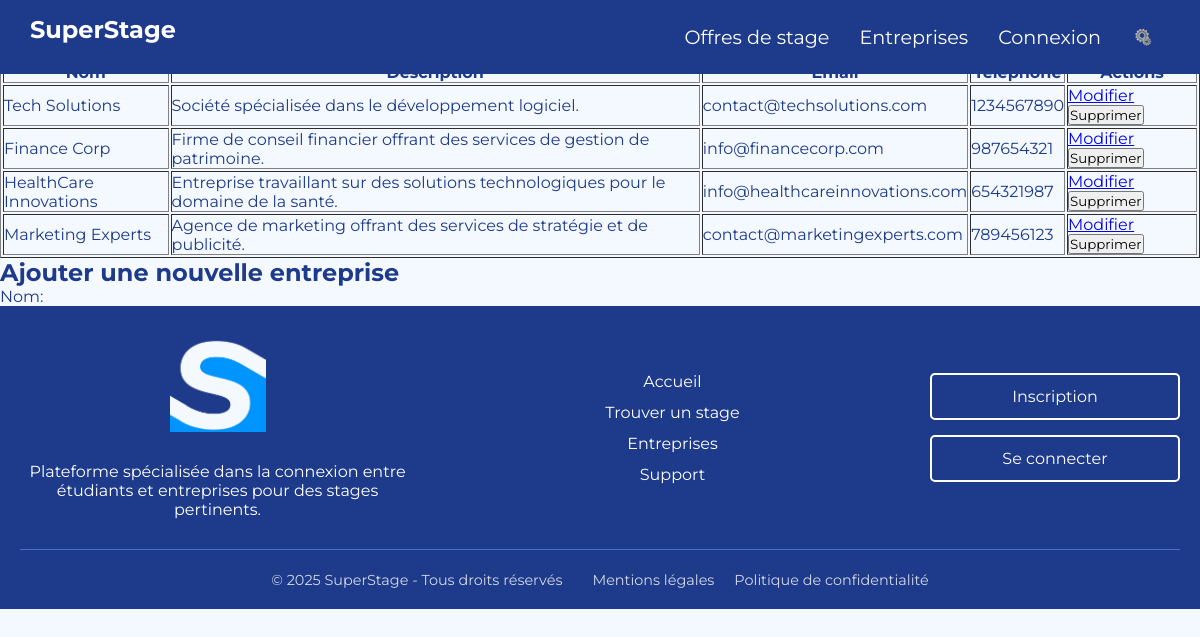
The app's page /app/views/entreprises.php with its own data.
### tables this page shows
CREATE TABLE Entreprise(
   IDE INT AUTO_INCREMENT,
   NomE VARCHAR(50),
   descr VARCHAR(1000),
   MailE VARCHAR(50),
   TelE INT,
   Site VARCHAR(200),
   Moyenne DECIMAL(3,2),
   N_siret VARCHAR(14) NOT NULL,
   IdSec INT NOT NULL,
   ID_adresse INT NOT NULL,
   PRIMARY KEY(IDE),
   FOREIGN KEY(IdSec) REFERENCES Secteur_activite(IdSec),
   FOREIGN KEY(ID_adresse) REFERENCES adresse(ID_adresse)
);

### app/controllers/EntrepriseController.php (called while the page is built, shortened)
<?php
class EntrepriseController
{
    private $model;
    public function __construct(EntrepriseModel $model)
    {
        $this->model = $model;
    }
    public function liste()
    {
        return $this->model->getAllEntreprises();
    }
}

### app/models/EntrepriseModel.php (called while the page is built, shortened)
<?php
class EntrepriseModel
{
    private $pdo;
    public function __construct($pdo)
    {
        $this->pdo = $pdo;
    }
    public function getAllEntreprises()
    {
        $query = "SELECT * FROM Entreprise";
        $stmt = $this->pdo->prepare($query);
        $stmt->execute();
        return $stmt->fetchAll(PDO::FETCH_ASSOC);
    }
}

### app/views/entreprises.php (the view, shortened to what this page needs)
<head>
    <link rel="stylesheet" href="/public/assets/css/styles.css">
    <link rel="stylesheet" href="/public/assets/css/navbar.css">
    <link rel="stylesheet" href="/public/assets/css/footer.css">
</head>
<?php include __DIR__ . "/layout/header.php";
require_once __DIR__ . '/../../config/config.php';
require_once __DIR__ . '/../../app/models/EntrepriseModel.php';
require_once __DIR__ . '/../../app/controllers/EntrepriseController.php';
global $pdo;
$controller = new EntrepriseController(new EntrepriseModel($pdo));
?>
<!DOCTYPE html>
<html lang="fr">
<head>
</head>
<body>
<h1>Gestion des Entreprises</h1>
<form action="entreprises.php" method="GET">
    <button type="submit">Rechercher</button>
</form>
<table border="1">
    <thead>
    <tr>
        <th>Nom</th>
        <th>Description</th>
        <th>Email</th>
        <th>Téléphone</th>
        <th>Actions</th>
    </tr>
    </thead>
    <tbody>
    <?php
    $entreprises = $controller->liste();
    foreach ($entreprises as $entreprise) {
        echo '<tr>';
        echo '<td>' . htmlspecialchars($entreprise['NomE']) . '</td>';
        echo '<td>' . htmlspecialchars($entreprise['descr']) . '</td>';
        echo '<td>' . htmlspecialchars($entreprise['MailE']) . '</td>';
        echo '<td>' . htmlspecialchars($entreprise['TelE']) . '</td>';
        echo '<td>
                    <a href="entreprises.php?action=modifier&id=' . $entreprise['IDE'] . '">Modifier</a>
                    <form action="entreprises.php" method="POST" style="display:inline;">
                        <input type="hidden" name="action" value="supprimer">
                        <input type="hidden" name="id" value="' . $entreprise['IDE'] . '">
                        <button type="submit">Supprimer</button>
                    </form>
                </td>';
        echo '</tr>';
    }
    ?>
    </tbody>
</table>
<h2>Ajouter une nouvelle entreprise</h2>
<form action="entreprises.php" method="POST">
    <label for="nom">Nom:</label>
<?php include __DIR__ . "/layout/footer.php"; ?>

### app/views/layout/header.php (shortened to what this page needs)
<!DOCTYPE html>
<html lang="fr">
<head>
</head>
<body>
<header>
    <nav class="navbar">
            <div class="logo"><a href="/SuperStage/public/index.php">SuperStage</a></div>
        <ul class="nav-links">
            <li><a href="/SuperStage/app/views/offres.php">Offres de stage</a></li>
            <li><a href="/SuperStage/app/views/entreprises.php">Entreprises</a></li>
            <li class="login-wrapper">
                <a href="#" class="login-trigger">Connexion</a>
            </li>
            <li class="settings-wrapper">
                <a href="#" class="settings-trigger">
                    <img src="/public/assets/img/icons/param.png" alt="Paramètres" class="settings-icon">
                </a>
            </li>
        </ul>
    </nav>
</header>

### app/views/layout/footer.php
<?php
$company_name = "SuperStage";
$current_year = date('Y');
$home_url = "/SuperStage/public/index.php";
$logo_path = "/icons/favicon-96x96.png";
$legal_links = [
    '/mentions-legales' => 'Mentions légales',
    '/politique-confidentialite' => 'Politique de confidentialité'
];
?>
<footer class="custom-footer">
    <div class="footer-content">
        <div class="footer-section about-section">
            <div class="logo">
                <a href="<?= $home_url ?>" class="logo-link">
                    <img src="<?= $logo_path ?>" alt="<?= $company_name ?>">
                </a>
            </div>
            <p>Plateforme spécialisée dans la connexion entre étudiants et entreprises pour des stages pertinents.</p>
        </div>
        <div class="footer-section nav-section">
            <?php
            $nav_links = [
                'Accueil' => "$home_url",
                'Trouver un stage' => "offres.php",
                'Entreprises' => "entreprise.php",
                'Support' => "help.php",
            ];
            foreach($nav_links as $label => $url):
                ?>
                <a href="<?= $url ?>"><?= $label ?></a>
            <?php endforeach; ?>
        </div>
        <div class="footer-section auth-section">
            <a href="register.php" class="auth-button">Inscription</a>
            <a href="login.php" class="auth-button">Se connecter</a>
        </div>
    </div>
    <div class="footer-container">
        <div class="legal-line">
            <span class="copyright">© <?= $current_year ?> <?= $company_name ?> - Tous droits réservés</span>
            <nav class="footer-links">
                <ul>
                    <?php foreach($legal_links as $url => $label): ?>
                        <li><a href="<?= $url ?>"><?= $label ?></a></li>
                    <?php endforeach; ?>
                </ul>
            </nav>
        </div>
    </div>
</footer>

### public/assets/css/styles.css (style rules this page uses)
* { margin: 0; padding: 0; box-sizing: border-box; font-family: 'Montserrat', sans-serif; }
body { background-color: #f4f9ff; color: #1e3a8a; }
.navbar { display: flex; justify-content: space-between; align-items: center; padding: 15px 30px; background: #1e3a8a; color: #fff; position: fixed; width: 100%; top: 0; z-index: 1000; }
.logo { font-size: 1.5rem; font-weight: 700; }
.logo a { text-decoration: none; color: inherit; cursor: pointer; }
html, body { height: 100%; display: flex; flex-direction: column; }
footer { background: #1e3a8a; color: white; text-align: center; padding: 15px 20px; width: 100%; }
.footer-container { display: flex; flex-direction: column; align-items: center; }
.footer-links ul { list-style: none; padding: 0; margin-top: 10px; display: flex; gap: 15px; }
.footer-links a { color: white; text-decoration: none; font-size: 0.9rem; transition: 0.3s; }

### public/assets/css/navbar.css (style rules this page uses)
.nav-links { display: flex; list-style: none; }
.nav-links li { margin: 0 15px; }
.nav-links a { text-decoration: none; color: white; font-size: 1.2rem; transition: 0.3s; }
.login-wrapper { position: relative; display: inline-block; }
.settings-wrapper { position: relative; display: inline-block; margin-left: 15px; }
.settings-icon { width: 24px; height: 24px; cursor: pointer; }

### public/assets/css/footer.css (style rules this page uses)
.custom-footer { background-color: #1e3a8a; color: white; padding: 30px 20px 0; font-family: Arial, sans-serif; }
.footer-content { max-width: 1200px; margin: 0 auto; display: flex; align-items: center; justify-content: center; gap: 60px; flex-wrap: wrap; }
.footer-section { flex: 1 1 30%; min-width: 250px; }
.about-section { display: flex; flex-direction: column; gap: 15px; }
.about-section img { max-width: 120px; }
.nav-section { display: flex; flex-direction: column; gap: 12px; }
.nav-section a { color: white; text-decoration: none; transition: opacity 0.3s; white-space: nowrap; }
.auth-section { display: flex; flex-direction: column; gap: 15px; max-width: 200px; }
.auth-button { padding: 12px 30px; border: 2px solid white; border-radius: 5px; text-align: center; text-decoration: none; color: white; transition: all 0.3s; }
.logo { margin-bottom: 15px; text-align: center; }
.logo img { max-width: 120px; height: auto; display: block; }
.logo-link { text-decoration: none; display: inline-block; }
.footer-container { text-align: center; padding: 20px; border-top: 1px solid #4a6bcf; margin-top: 30px; }
.legal-line { display: flex; align-items: center; gap: 30px; }
.footer-links ul { list-style: none; padding: 0; margin: 0; display: flex; gap: 20px; }
.footer-links li a { color: white; text-decoration: none; opacity: 0.8; }
.copyright { font-size: 0.9em; opacity: 0.8; }

### records on screen
entreprise: NomE "Tech Solutions", descr "Société spécialisée dans le développement logiciel.", MailE "contact@techsolutions.com", TelE "1234567890"
entreprise: NomE "Finance Corp", descr "Firme de conseil financier offrant des services de gestion de patrimoine.", MailE "info@financecorp.com", TelE "987654321"
entreprise: NomE "HealthCare Innovations", descr "Entreprise travaillant sur des solutions technologiques pour le domaine de la santé.", MailE "info@healthcareinnovations.com", TelE "654321987"
entreprise: NomE "Marketing Experts", descr "Agence de marketing offrant des services de stratégie et de publicité.", MailE "contact@marketingexperts.com", TelE "789456123"

### other values on screen
$label "Accueil"
$label "Trouver un stage"
$label "Entreprises"
$label "Support"
$company_name "SuperStage"
$label "Mentions légales"
$label "Politique de confidentialité"
